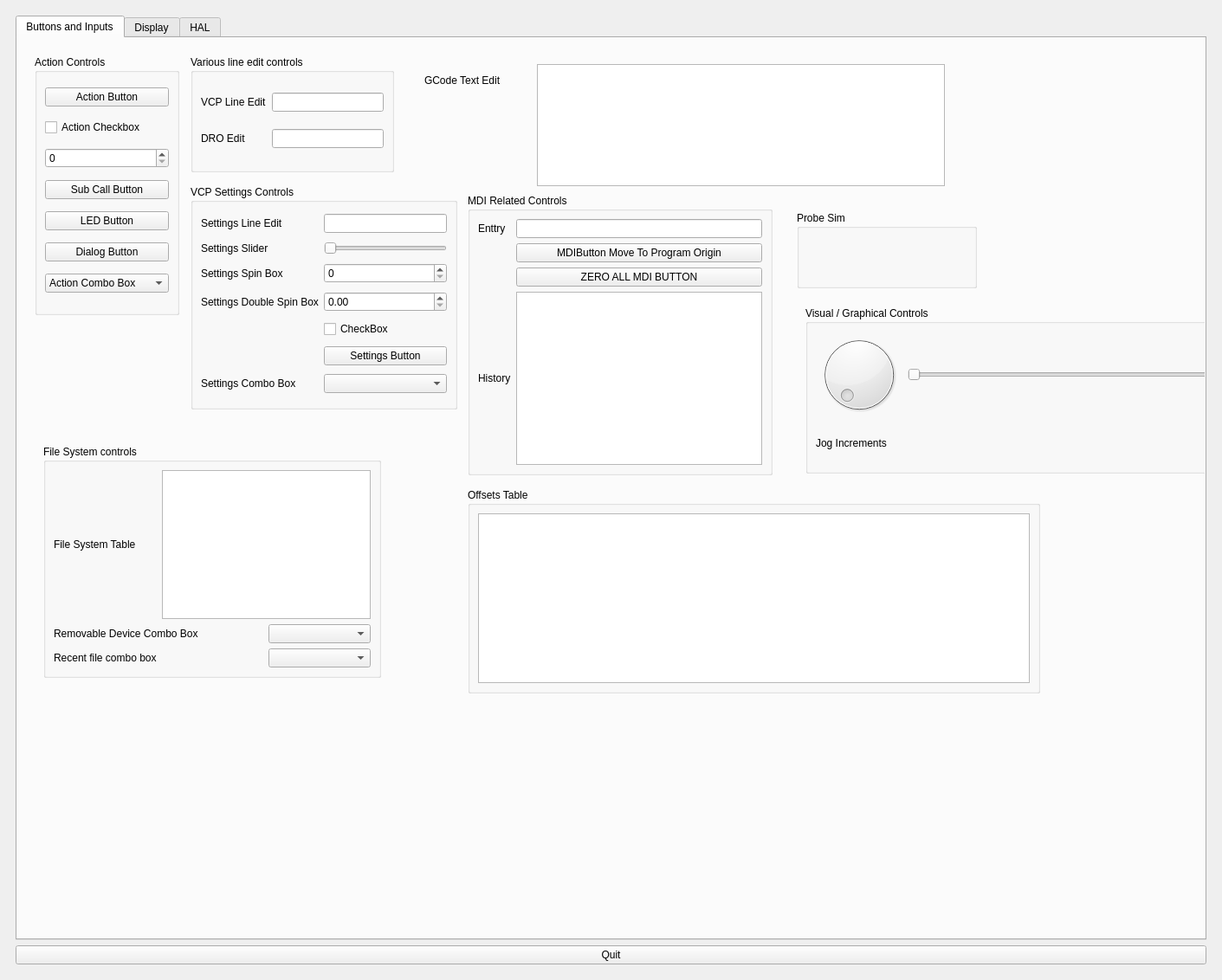
<?xml version="1.0" encoding="UTF-8"?>
<ui version="4.0">
 <class>MainWindow</class>
 <widget class="QMainWindow" name="MainWindow">
  <property name="geometry">
   <rect>
    <x>0</x>
    <y>0</y>
    <width>1411</width>
    <height>1132</height>
   </rect>
  </property>
  <property name="sizePolicy">
   <sizepolicy hsizetype="Fixed" vsizetype="Fixed">
    <horstretch>0</horstretch>
    <verstretch>0</verstretch>
   </sizepolicy>
  </property>
  <property name="maximumSize">
   <size>
    <width>2000</width>
    <height>2000</height>
   </size>
  </property>
  <property name="windowTitle">
   <string>MainWindow</string>
  </property>
  <widget class="QWidget" name="centralwidget">
   <layout class="QVBoxLayout" name="verticalLayout">
    <item>
     <widget class="QWidget" name="verticalWidget" native="true">
      <layout class="QVBoxLayout" name="verticalLayout_2">
       <item>
        <widget class="QTabWidget" name="tabWidget">
         <property name="currentIndex">
          <number>0</number>
         </property>
         <widget class="QWidget" name="tab">
          <attribute name="title">
           <string>Buttons and Inputs</string>
          </attribute>
          <widget class="QGroupBox" name="groupBox">
           <property name="geometry">
            <rect>
             <x>20</x>
             <y>20</y>
             <width>167</width>
             <height>300</height>
            </rect>
           </property>
           <property name="title">
            <string>Action Controls</string>
           </property>
           <layout class="QGridLayout" name="gridLayout">
            <item row="6" column="0">
             <widget class="ActionComboBox" name="actioncombobox">
              <property name="currentText">
               <string>Action Combo Box</string>
              </property>
              <item>
               <property name="text">
                <string>Action Combo Box</string>
               </property>
              </item>
             </widget>
            </item>
            <item row="4" column="0">
             <widget class="LEDButton" name="ledbutton">
              <property name="text">
               <string>LED Button</string>
              </property>
             </widget>
            </item>
            <item row="0" column="0">
             <widget class="ActionButton" name="actionbutton">
              <property name="text">
               <string>Action Button</string>
              </property>
             </widget>
            </item>
            <item row="5" column="0">
             <widget class="DialogButton" name="dialogbutton">
              <property name="text">
               <string>Dialog Button</string>
              </property>
             </widget>
            </item>
            <item row="2" column="0">
             <widget class="ActionSpinBox" name="actionspinbox"/>
            </item>
            <item row="1" column="0">
             <widget class="ActionCheckBox" name="actioncheckbox">
              <property name="text">
               <string>Action Checkbox</string>
              </property>
             </widget>
            </item>
            <item row="3" column="0">
             <widget class="SubCallButton" name="subcallbutton">
              <property name="text">
               <string>Sub Call Button</string>
              </property>
              <property name="filename" stdset="0">
               <string>test_subcall.ngc</string>
              </property>
             </widget>
            </item>
           </layout>
          </widget>
          <widget class="GcodeTextEdit" name="gcodetextedit">
           <property name="geometry">
            <rect>
             <x>600</x>
             <y>30</y>
             <width>471</width>
             <height>141</height>
            </rect>
           </property>
          </widget>
          <widget class="QLabel" name="label">
           <property name="geometry">
            <rect>
             <x>470</x>
             <y>40</y>
             <width>111</width>
             <height>18</height>
            </rect>
           </property>
           <property name="text">
            <string>GCode Text Edit</string>
           </property>
          </widget>
          <widget class="QGroupBox" name="groupBox_2">
           <property name="geometry">
            <rect>
             <x>200</x>
             <y>20</y>
             <width>235</width>
             <height>135</height>
            </rect>
           </property>
           <property name="title">
            <string>Various line edit controls</string>
           </property>
           <layout class="QGridLayout" name="gridLayout_2">
            <item row="0" column="1">
             <widget class="VCPLineEdit" name="lineedit"/>
            </item>
            <item row="1" column="0">
             <widget class="QLabel" name="label_2">
              <property name="text">
               <string>DRO Edit</string>
              </property>
             </widget>
            </item>
            <item row="1" column="1">
             <widget class="DROLineEdit" name="dro_entry"/>
            </item>
            <item row="0" column="0">
             <widget class="QLabel" name="label_6">
              <property name="text">
               <string>VCP Line Edit</string>
              </property>
             </widget>
            </item>
           </layout>
          </widget>
          <widget class="QGroupBox" name="groupBox_3">
           <property name="geometry">
            <rect>
             <x>30</x>
             <y>470</y>
             <width>390</width>
             <height>269</height>
            </rect>
           </property>
           <property name="title">
            <string>File System controls</string>
           </property>
           <layout class="QGridLayout" name="gridLayout_3">
            <item row="1" column="0" colspan="2">
             <widget class="QLabel" name="label_4">
              <property name="text">
               <string>Removable Device Combo Box</string>
              </property>
             </widget>
            </item>
            <item row="1" column="2">
             <widget class="RemovableDeviceComboBox" name="removabledevicecombobox"/>
            </item>
            <item row="0" column="1" colspan="2">
             <widget class="FileSystemTable" name="filesystemtable"/>
            </item>
            <item row="0" column="0">
             <widget class="QLabel" name="label_3">
              <property name="text">
               <string>File System Table</string>
              </property>
             </widget>
            </item>
            <item row="2" column="2">
             <widget class="RecentFileComboBox" name="recentfilecombobox"/>
            </item>
            <item row="2" column="0">
             <widget class="QLabel" name="label_11">
              <property name="text">
               <string>Recent file combo box</string>
              </property>
             </widget>
            </item>
           </layout>
          </widget>
          <widget class="QGroupBox" name="groupBox_4">
           <property name="geometry">
            <rect>
             <x>910</x>
             <y>310</y>
             <width>554</width>
             <height>193</height>
            </rect>
           </property>
           <property name="title">
            <string>Visual / Graphical Controls</string>
           </property>
           <layout class="QGridLayout" name="gridLayout_4">
            <item row="0" column="0">
             <widget class="ActionDial" name="actiondial"/>
            </item>
            <item row="0" column="1">
             <widget class="ActionSlider" name="actionslider">
              <property name="orientation">
               <enum>Qt::Orientation::Horizontal</enum>
              </property>
             </widget>
            </item>
            <item row="1" column="0">
             <widget class="QLabel" name="label_5">
              <property name="text">
               <string>Jog Increments</string>
              </property>
             </widget>
            </item>
            <item row="1" column="1">
             <widget class="JogIncrementWidget" name="jogincrementwidget"/>
            </item>
           </layout>
          </widget>
          <widget class="QGroupBox" name="groupBox_5">
           <property name="geometry">
            <rect>
             <x>200</x>
             <y>170</y>
             <width>308</width>
             <height>259</height>
            </rect>
           </property>
           <property name="title">
            <string>VCP Settings Controls</string>
           </property>
           <layout class="QGridLayout" name="gridLayout_5">
            <item row="0" column="0">
             <widget class="QLabel" name="label_12">
              <property name="text">
               <string>Settings Line Edit</string>
              </property>
             </widget>
            </item>
            <item row="0" column="1">
             <widget class="VCPSettingsLineEdit" name="settings_lineedit"/>
            </item>
            <item row="1" column="0">
             <widget class="QLabel" name="label_13">
              <property name="text">
               <string>Settings Slider</string>
              </property>
             </widget>
            </item>
            <item row="1" column="1">
             <widget class="VCPSettingsSlider" name="settings_slider">
              <property name="orientation">
               <enum>Qt::Orientation::Horizontal</enum>
              </property>
             </widget>
            </item>
            <item row="2" column="0">
             <widget class="QLabel" name="label_14">
              <property name="text">
               <string>Settings Spin Box</string>
              </property>
             </widget>
            </item>
            <item row="2" column="1">
             <widget class="VCPSettingsSpinBox" name="settings_spinbox"/>
            </item>
            <item row="3" column="0">
             <widget class="QLabel" name="label_15">
              <property name="text">
               <string>Settings Double Spin Box</string>
              </property>
             </widget>
            </item>
            <item row="3" column="1">
             <widget class="VCPSettingsDoubleSpinBox" name="settings_double_spinbox"/>
            </item>
            <item row="4" column="1">
             <widget class="VCPSettingsCheckBox" name="settings_checkbox">
              <property name="text">
               <string>CheckBox</string>
              </property>
             </widget>
            </item>
            <item row="5" column="1">
             <widget class="VCPSettingsPushButton" name="settings_pushbutton">
              <property name="text">
               <string>Settings Button</string>
              </property>
             </widget>
            </item>
            <item row="6" column="0">
             <widget class="QLabel" name="label_16">
              <property name="text">
               <string>Settings Combo Box</string>
              </property>
             </widget>
            </item>
            <item row="6" column="1">
             <widget class="VCPSettingsComboBox" name="settingscombobox"/>
            </item>
           </layout>
          </widget>
          <widget class="QGroupBox" name="groupBox_6">
           <property name="geometry">
            <rect>
             <x>520</x>
             <y>180</y>
             <width>352</width>
             <height>325</height>
            </rect>
           </property>
           <property name="title">
            <string>MDI Related Controls</string>
           </property>
           <layout class="QGridLayout" name="gridLayout_6">
            <item row="3" column="0">
             <widget class="QLabel" name="label_8">
              <property name="text">
               <string>History</string>
              </property>
             </widget>
            </item>
            <item row="1" column="1">
             <widget class="MDIButton" name="mdibutton">
              <property name="text">
               <string>MDIButton Move To Program Origin</string>
              </property>
              <property name="MDICommand" stdset="0">
               <string>G53 G0 X8.0 Y4.0 Z-8.0</string>
              </property>
             </widget>
            </item>
            <item row="3" column="1">
             <widget class="MDIHistory" name="mdihistory"/>
            </item>
            <item row="0" column="0">
             <widget class="QLabel" name="label_7">
              <property name="text">
               <string>Enttry</string>
              </property>
             </widget>
            </item>
            <item row="0" column="1">
             <widget class="MDIEntry" name="mdientry"/>
            </item>
            <item row="2" column="1">
             <widget class="MDIButton" name="mdibutton_2">
              <property name="text">
               <string>ZERO ALL MDI BUTTON</string>
              </property>
              <property name="MDICommand" stdset="0">
               <string>G10 L20 P1 X0.0 Y0.0 Z0.0</string>
              </property>
             </widget>
            </item>
           </layout>
          </widget>
          <widget class="QGroupBox" name="groupBox_7">
           <property name="geometry">
            <rect>
             <x>520</x>
             <y>520</y>
             <width>661</width>
             <height>237</height>
            </rect>
           </property>
           <property name="title">
            <string>Offsets Table</string>
           </property>
           <layout class="QGridLayout" name="gridLayout_7">
            <item row="0" column="0">
             <widget class="OffsetTable" name="offset_table"/>
            </item>
           </layout>
          </widget>
          <widget class="QGroupBox" name="groupBox_8">
           <property name="geometry">
            <rect>
             <x>900</x>
             <y>200</y>
             <width>208</width>
             <height>89</height>
            </rect>
           </property>
           <property name="title">
            <string>Probe Sim</string>
           </property>
           <layout class="QGridLayout" name="gridLayout_8">
            <item row="0" column="0">
             <widget class="ProbeSim" name="probesim"/>
            </item>
           </layout>
          </widget>
          <widget class="ToolSTLField" name="toolstlfield">
           <property name="geometry">
            <rect>
             <x>1100</x>
             <y>30</y>
             <width>338</width>
             <height>42</height>
            </rect>
           </property>
          </widget>
         </widget>
         <widget class="QWidget" name="tab_2">
          <attribute name="title">
           <string>Display</string>
          </attribute>
          <widget class="StatusLabel" name="statuslabel">
           <property name="geometry">
            <rect>
             <x>30</x>
             <y>20</y>
             <width>141</width>
             <height>16</height>
            </rect>
           </property>
           <property name="text">
            <string>Status Label</string>
           </property>
          </widget>
          <widget class="DROLabel" name="drolabel">
           <property name="geometry">
            <rect>
             <x>40</x>
             <y>60</y>
             <width>171</width>
             <height>16</height>
            </rect>
           </property>
           <property name="text">
            <string>DRO Label</string>
           </property>
          </widget>
          <widget class="NotificationWidget" name="notificationwidget">
           <property name="geometry">
            <rect>
             <x>800</x>
             <y>40</y>
             <width>528</width>
             <height>262</height>
            </rect>
           </property>
          </widget>
          <widget class="QGroupBox" name="groupBox_9">
           <property name="geometry">
            <rect>
             <x>800</x>
             <y>350</y>
             <width>511</width>
             <height>101</height>
            </rect>
           </property>
           <property name="title">
            <string>GCode Properties</string>
           </property>
           <layout class="QGridLayout" name="gridLayout_9">
            <item row="0" column="0">
             <widget class="GCodeProperties" name="gcodeproperties"/>
            </item>
           </layout>
          </widget>
          <widget class="QGroupBox" name="groupBox_10">
           <property name="geometry">
            <rect>
             <x>800</x>
             <y>480</y>
             <width>511</width>
             <height>441</height>
            </rect>
           </property>
           <property name="title">
            <string>Active GCodes</string>
           </property>
           <layout class="QGridLayout" name="gridLayout_10">
            <item row="0" column="0">
             <widget class="ActiveGcodesTable" name="activegcodestable"/>
            </item>
           </layout>
          </widget>
          <widget class="QGroupBox" name="groupBox_11">
           <property name="geometry">
            <rect>
             <x>30</x>
             <y>330</y>
             <width>581</width>
             <height>431</height>
            </rect>
           </property>
           <property name="title">
            <string>VTK</string>
           </property>
           <layout class="QGridLayout" name="gridLayout_11">
            <item row="0" column="0">
             <widget class="VTKBackPlot" name="vtkbackplot"/>
            </item>
           </layout>
          </widget>
          <widget class="QGroupBox" name="groupBox_12">
           <property name="geometry">
            <rect>
             <x>40</x>
             <y>240</y>
             <width>120</width>
             <height>80</height>
            </rect>
           </property>
           <property name="title">
            <string>Status LED</string>
           </property>
           <widget class="StatusLED" name="statusled">
            <property name="geometry">
             <rect>
              <x>30</x>
              <y>30</y>
              <width>30</width>
              <height>30</height>
             </rect>
            </property>
           </widget>
          </widget>
          <widget class="QGroupBox" name="groupBox_13">
           <property name="geometry">
            <rect>
             <x>30</x>
             <y>100</y>
             <width>301</width>
             <height>121</height>
            </rect>
           </property>
           <property name="title">
            <string>Bar Indicator</string>
           </property>
           <layout class="QGridLayout" name="gridLayout_12">
            <item row="0" column="0">
             <widget class="BarIndicator" name="barindicator"/>
            </item>
           </layout>
          </widget>
         </widget>
         <widget class="QWidget" name="tab_3">
          <attribute name="title">
           <string>HAL</string>
          </attribute>
          <widget class="HalBarIndicator" name="halbarindicator">
           <property name="geometry">
            <rect>
             <x>40</x>
             <y>40</y>
             <width>301</width>
             <height>30</height>
            </rect>
           </property>
          </widget>
          <widget class="HalButton" name="halbutton">
           <property name="geometry">
            <rect>
             <x>50</x>
             <y>100</y>
             <width>82</width>
             <height>24</height>
            </rect>
           </property>
          </widget>
          <widget class="HalCheckBox" name="halcheckbox">
           <property name="geometry">
            <rect>
             <x>50</x>
             <y>170</y>
             <width>181</width>
             <height>16</height>
            </rect>
           </property>
           <property name="text">
            <string>HAL Checkbox</string>
           </property>
          </widget>
          <widget class="HalDoubleSpinBox" name="haldoublespinbox_2">
           <property name="geometry">
            <rect>
             <x>40</x>
             <y>220</y>
             <width>211</width>
             <height>24</height>
            </rect>
           </property>
          </widget>
          <widget class="HalGroupBox" name="halgroupbox">
           <property name="geometry">
            <rect>
             <x>40</x>
             <y>290</y>
             <width>201</width>
             <height>131</height>
            </rect>
           </property>
           <property name="title">
            <string>HAL Group Box</string>
           </property>
          </widget>
          <widget class="QGroupBox" name="groupBox_14">
           <property name="geometry">
            <rect>
             <x>40</x>
             <y>440</y>
             <width>53</width>
             <height>58</height>
            </rect>
           </property>
           <property name="title">
            <string>HAL Label</string>
           </property>
           <layout class="QGridLayout" name="gridLayout_13">
            <item row="0" column="0">
             <widget class="HalLabel" name="hallabel"/>
            </item>
           </layout>
          </widget>
          <widget class="HalLCDNumber" name="hallcdnumber">
           <property name="geometry">
            <rect>
             <x>40</x>
             <y>530</y>
             <width>73</width>
             <height>23</height>
            </rect>
           </property>
          </widget>
          <widget class="HalLedIndicator" name="halledindicator">
           <property name="geometry">
            <rect>
             <x>40</x>
             <y>580</y>
             <width>30</width>
             <height>30</height>
            </rect>
           </property>
          </widget>
          <widget class="HALLEDButton" name="halledbutton">
           <property name="geometry">
            <rect>
             <x>30</x>
             <y>640</y>
             <width>151</width>
             <height>30</height>
            </rect>
           </property>
           <property name="text">
            <string>HAL LED Button</string>
           </property>
          </widget>
          <widget class="QGroupBox" name="groupBox_15">
           <property name="geometry">
            <rect>
             <x>670</x>
             <y>20</y>
             <width>671</width>
             <height>591</height>
            </rect>
           </property>
           <property name="title">
            <string>HAL Plot</string>
           </property>
          </widget>
          <widget class="HalSlider" name="halslider">
           <property name="geometry">
            <rect>
             <x>390</x>
             <y>20</y>
             <width>16</width>
             <height>271</height>
            </rect>
           </property>
          </widget>
          <widget class="HalQSpinBox" name="halqspinbox">
           <property name="geometry">
            <rect>
             <x>20</x>
             <y>710</y>
             <width>191</width>
             <height>24</height>
            </rect>
           </property>
          </widget>
         </widget>
        </widget>
       </item>
       <item>
        <widget class="QPushButton" name="exitBtn">
         <property name="text">
          <string>Quit</string>
         </property>
        </widget>
       </item>
      </layout>
     </widget>
    </item>
   </layout>
  </widget>
  <action name="actionExit">
   <property name="text">
    <string>Exit</string>
   </property>
   <property name="shortcut">
    <string>Ctrl+Q</string>
   </property>
  </action>
  <action name="actionOPEN">
   <property name="text">
    <string>oPEN</string>
   </property>
  </action>
  <action name="actionOpen">
   <property name="text">
    <string>Open</string>
   </property>
   <property name="shortcut">
    <string>Ctrl+O</string>
   </property>
  </action>
  <action name="actionFullscreen">
   <property name="checkable">
    <bool>true</bool>
   </property>
   <property name="text">
    <string>Fullscreen</string>
   </property>
   <property name="shortcut">
    <string>F11</string>
   </property>
  </action>
 </widget>
 <customwidgets>
  <customwidget>
   <class>ActionButton</class>
   <extends>QPushButton</extends>
   <header>qtpyvcp.widgets.button_widgets.action_button</header>
  </customwidget>
  <customwidget>
   <class>ActionCheckBox</class>
   <extends>QCheckBox</extends>
   <header>qtpyvcp.widgets.button_widgets.action_checkbox</header>
  </customwidget>
  <customwidget>
   <class>ActionSpinBox</class>
   <extends>QSpinBox</extends>
   <header>qtpyvcp.widgets.button_widgets.action_spinbox</header>
  </customwidget>
  <customwidget>
   <class>SubCallButton</class>
   <extends>QPushButton</extends>
   <header>qtpyvcp.widgets.button_widgets.subcall_button</header>
  </customwidget>
  <customwidget>
   <class>LEDButton</class>
   <extends>ActionButton</extends>
   <header>qtpyvcp.widgets.button_widgets.led_button</header>
  </customwidget>
  <customwidget>
   <class>MDIButton</class>
   <extends>QPushButton</extends>
   <header>qtpyvcp.widgets.button_widgets.mdi_button</header>
  </customwidget>
  <customwidget>
   <class>DialogButton</class>
   <extends>QPushButton</extends>
   <header>qtpyvcp.widgets.button_widgets.dialog_button</header>
  </customwidget>
  <customwidget>
   <class>ToolSTLField</class>
   <extends>QWidget</extends>
   <header>qtpyvcp.widgets.db_widgets.tool_model</header>
  </customwidget>
  <customwidget>
   <class>StatusLabel</class>
   <extends>QLabel</extends>
   <header>qtpyvcp.widgets.display_widgets.status_label</header>
  </customwidget>
  <customwidget>
   <class>DROLabel</class>
   <extends>QLabel</extends>
   <header>qtpyvcp.widgets.display_widgets.dro_label</header>
  </customwidget>
  <customwidget>
   <class>BarIndicator</class>
   <extends>QWidget</extends>
   <header>qtpyvcp.widgets.display_widgets.bar_indicator</header>
  </customwidget>
  <customwidget>
   <class>StatusLED</class>
   <extends>QWidget</extends>
   <header>qtpyvcp.widgets.display_widgets.status_led</header>
  </customwidget>
  <customwidget>
   <class>VTKBackPlot</class>
   <extends>QWidget</extends>
   <header>qtpyvcp.widgets.display_widgets.designer_plugins</header>
   <container>1</container>
  </customwidget>
  <customwidget>
   <class>NotificationWidget</class>
   <extends>QWidget</extends>
   <header>qtpyvcp.widgets.display_widgets.notification_widget</header>
  </customwidget>
  <customwidget>
   <class>ActiveGcodesTable</class>
   <extends>QTableView</extends>
   <header>qtpyvcp.widgets.display_widgets.active_gcodes_table</header>
  </customwidget>
  <customwidget>
   <class>GCodeProperties</class>
   <extends>QWidget</extends>
   <header>qtpyvcp.widgets.display_widgets.gcode_properties</header>
  </customwidget>
  <customwidget>
   <class>HalBarIndicator</class>
   <extends>QWidget</extends>
   <header>qtpyvcp.widgets.hal_widgets.hal_bar_indicator</header>
  </customwidget>
  <customwidget>
   <class>HalButton</class>
   <extends>QPushButton</extends>
   <header>qtpyvcp.widgets.hal_widgets.hal_button</header>
  </customwidget>
  <customwidget>
   <class>HalCheckBox</class>
   <extends>QCheckBox</extends>
   <header>qtpyvcp.widgets.hal_widgets.hal_checkbox</header>
  </customwidget>
  <customwidget>
   <class>HalDoubleSpinBox</class>
   <extends>QDoubleSpinBox</extends>
   <header>qtpyvcp.widgets.hal_widgets.hal_double_spinbox</header>
  </customwidget>
  <customwidget>
   <class>HalGroupBox</class>
   <extends>QGroupBox</extends>
   <header>qtpyvcp.widgets.hal_widgets.hal_groupbox</header>
   <container>1</container>
  </customwidget>
  <customwidget>
   <class>HalLabel</class>
   <extends>QLabel</extends>
   <header>qtpyvcp.widgets.hal_widgets.hal_label</header>
  </customwidget>
  <customwidget>
   <class>HalLCDNumber</class>
   <extends>QLCDNumber</extends>
   <header>qtpyvcp.widgets.hal_widgets.hal_lcd</header>
  </customwidget>
  <customwidget>
   <class>HalLedIndicator</class>
   <extends>QWidget</extends>
   <header>qtpyvcp.widgets.hal_widgets.hal_led</header>
  </customwidget>
  <customwidget>
   <class>HALLEDButton</class>
   <extends>QPushButton</extends>
   <header>qtpyvcp.widgets.hal_widgets.hal_led_button</header>
  </customwidget>
  <customwidget>
   <class>HalSlider</class>
   <extends>QSlider</extends>
   <header>qtpyvcp.widgets.hal_widgets.hal_slider</header>
  </customwidget>
  <customwidget>
   <class>HalQSpinBox</class>
   <extends>QSpinBox</extends>
   <header>qtpyvcp.widgets.hal_widgets.hal_spinbox</header>
  </customwidget>
  <customwidget>
   <class>ActionComboBox</class>
   <extends>QComboBox</extends>
   <header>qtpyvcp.widgets.input_widgets.action_combobox</header>
  </customwidget>
  <customwidget>
   <class>ActionDial</class>
   <extends>QDial</extends>
   <header>qtpyvcp.widgets.input_widgets.action_dial</header>
  </customwidget>
  <customwidget>
   <class>ActionSlider</class>
   <extends>QSlider</extends>
   <header>qtpyvcp.widgets.input_widgets.action_slider</header>
  </customwidget>
  <customwidget>
   <class>DROLineEdit</class>
   <extends>QLineEdit</extends>
   <header>qtpyvcp.widgets.input_widgets.dro_line_edit</header>
  </customwidget>
  <customwidget>
   <class>FileSystemTable</class>
   <extends>QTableView</extends>
   <header>qtpyvcp.widgets.input_widgets.file_system</header>
  </customwidget>
  <customwidget>
   <class>RemovableDeviceComboBox</class>
   <extends>QComboBox</extends>
   <header>qtpyvcp.widgets.input_widgets.file_system</header>
  </customwidget>
  <customwidget>
   <class>GcodeTextEdit</class>
   <extends>QPlainTextEdit</extends>
   <header>qtpyvcp.widgets.input_widgets.gcode_text_edit</header>
  </customwidget>
  <customwidget>
   <class>JogIncrementWidget</class>
   <extends>QWidget</extends>
   <header>qtpyvcp.widgets.input_widgets.jog_increment</header>
  </customwidget>
  <customwidget>
   <class>VCPLineEdit</class>
   <extends>QLineEdit</extends>
   <header>qtpyvcp.widgets.input_widgets.line_edit</header>
  </customwidget>
  <customwidget>
   <class>MDIEntry</class>
   <extends>QLineEdit</extends>
   <header>qtpyvcp.widgets.input_widgets.mdientry_widget</header>
  </customwidget>
  <customwidget>
   <class>MDIHistory</class>
   <extends>QListWidget</extends>
   <header>qtpyvcp.widgets.input_widgets.mdihistory_widget</header>
  </customwidget>
  <customwidget>
   <class>OffsetTable</class>
   <extends>QTableView</extends>
   <header>qtpyvcp.widgets.input_widgets.offset_table</header>
  </customwidget>
  <customwidget>
   <class>ProbeSim</class>
   <extends>QWidget</extends>
   <header>qtpyvcp.widgets.input_widgets.probesim_widget</header>
  </customwidget>
  <customwidget>
   <class>RecentFileComboBox</class>
   <extends>QComboBox</extends>
   <header>qtpyvcp.widgets.input_widgets.recent_file_combobox</header>
  </customwidget>
  <customwidget>
   <class>VCPSettingsLineEdit</class>
   <extends>QLineEdit</extends>
   <header>qtpyvcp.widgets.input_widgets.setting_slider</header>
  </customwidget>
  <customwidget>
   <class>VCPSettingsSlider</class>
   <extends>QSlider</extends>
   <header>qtpyvcp.widgets.input_widgets.setting_slider</header>
  </customwidget>
  <customwidget>
   <class>VCPSettingsSpinBox</class>
   <extends>QSpinBox</extends>
   <header>qtpyvcp.widgets.input_widgets.setting_slider</header>
  </customwidget>
  <customwidget>
   <class>VCPSettingsDoubleSpinBox</class>
   <extends>QDoubleSpinBox</extends>
   <header>qtpyvcp.widgets.input_widgets.setting_slider</header>
  </customwidget>
  <customwidget>
   <class>VCPSettingsCheckBox</class>
   <extends>QCheckBox</extends>
   <header>qtpyvcp.widgets.input_widgets.setting_slider</header>
  </customwidget>
  <customwidget>
   <class>VCPSettingsPushButton</class>
   <extends>QPushButton</extends>
   <header>qtpyvcp.widgets.input_widgets.setting_slider</header>
  </customwidget>
  <customwidget>
   <class>VCPSettingsComboBox</class>
   <extends>QComboBox</extends>
   <header>qtpyvcp.widgets.input_widgets.setting_slider</header>
  </customwidget>
 </customwidgets>
 <resources/>
 <connections/>
</ui>
